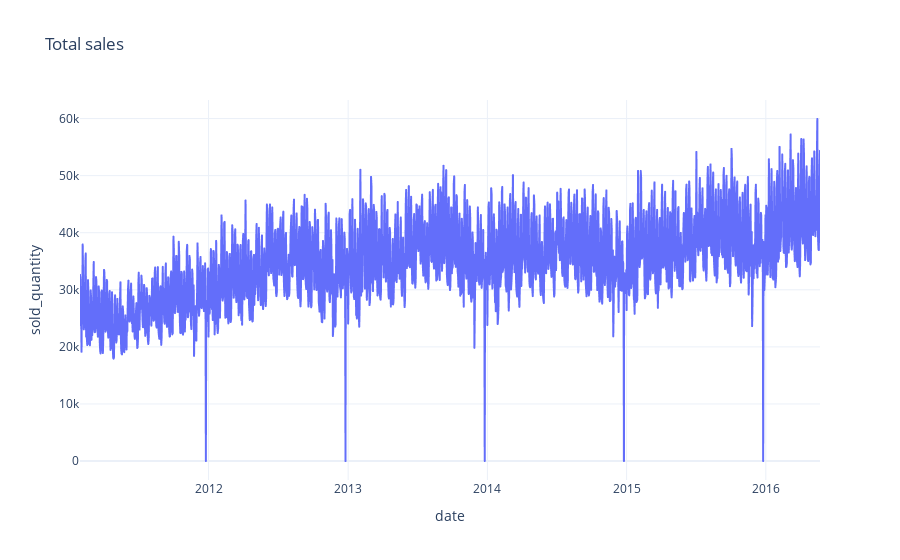

Notebook code cell kept with this figure:
### Code cell
import plotly.express as px

px.line(
    sales_enr_agg_df.groupby(["date"],as_index=False).agg({"sold_quantity": "sum"}),
    x="date",
    y="sold_quantity",
    template="plotly_white",
    title="Total sales",
)

### Figure 1 — Plotly figure (JSON) as saved in the notebook; plotly's stock layout.template omitted (floating-point values rounded to 4 significant figures; data arrays with more than 128 entries replaced by an {"elided": "..."} marker saying what was removed)
{"data": [{"hovertemplate": "date=%{x}<br>sold_quantity=%{y}<extra></extra>", "legendgroup": "", "line": {"color": "#636efa", "dash": "solid"}, "marker": {"symbol": "circle"}, "mode": "lines", "name": "", "showlegend": false, "type": "scattergl", "x": {"elided": "1941 str values"}, "xaxis": "x", "y": {"elided": "1941 int values"}, "yaxis": "y"}], "layout": {"legend": {"tracegroupgap": 0}, "title": {"text": "Total sales"}, "xaxis": {"anchor": "y", "domain": [0, 1], "title": {"text": "date"}}, "yaxis": {"anchor": "x", "domain": [0, 1], "title": {"text": "sold_quantity"}}}}
